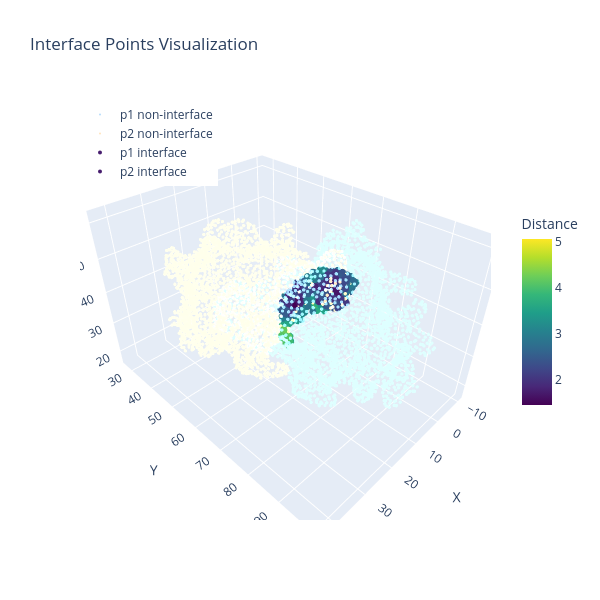

The cell this chart's notebook holds for it:
### Code cell
# Make a 3D plotly plot of the interface points, color non-interface points grey, interface points according to interface_points["distance"]
fig = go.Figure()

# Define pale distinguishable colors for non-Viridis interface points
p1_pale_color = 'rgba(144, 202, 249, 0.65)'  # pale blue
p2_pale_color = 'rgba(255, 213, 153, 0.65)'  # pale orange

# Plot p1 non-interface points (grey)
fig.add_trace(go.Scatter3d(
    x=p1_coords[p1_non_interface_indices, 0],
    y=p1_coords[p1_non_interface_indices, 1],
    z=p1_coords[p1_non_interface_indices, 2],
    mode='markers',
    marker=dict(color=p1_pale_color, size=2),
    name='p1 non-interface'
))

# Plot p2 non-interface points (grey)
fig.add_trace(go.Scatter3d(
    x=p2_coords[p2_non_interface_indices, 0],
    y=p2_coords[p2_non_interface_indices, 1],
    z=p2_coords[p2_non_interface_indices, 2],
    mode='markers',
    marker=dict(color=p2_pale_color, size=2),
    name='p2 non-interface'
))

# Plot p1 interface points colored by distance, with a colorbar legend
fig.add_trace(go.Scatter3d(
    x=p1_coords[p1_interface_indices, 0],
    y=p1_coords[p1_interface_indices, 1],
    z=p1_coords[p1_interface_indices, 2],
    mode='markers',
    marker=dict(
        color=interface_points["distance"],
        size=4,
        colorbar=dict(
            title="Distance",
            len=0.5,
            x=1.05  # slight offset to the right
        ),
        colorscale='Viridis',
        showscale=True
    ),
    name='p1 interface'
))

# Plot p2 interface points colored by distance, colorbar will only show once due to Plotly's design
fig.add_trace(go.Scatter3d(
    x=p2_coords[p2_interface_indices, 0],
    y=p2_coords[p2_interface_indices, 1],
    z=p2_coords[p2_interface_indices, 2],
    mode='markers',
    marker=dict(
        color=interface_points["distance"],
        size=4,
        colorscale='Viridis',
        showscale=False  # Do not show colorbar again
    ),
    name='p2 interface'
))

fig.update_layout(
    scene=dict(
        xaxis_title='X',
        yaxis_title='Y',
        zaxis_title='Z',
    ),
    title="Interface Points Visualization",
    legend=dict(x=0, y=1),
    width=600,
    height=600
)

fig.show()

### Figure 1 — Plotly figure (JSON) as saved in the notebook; plotly's stock layout.template omitted (floating-point values rounded to 4 significant figures; data arrays with more than 128 entries replaced by an {"elided": "..."} marker saying what was removed)
{"data": [{"marker": {"color": "rgba(144, 202, 249, 0.65)", "size": 2}, "mode": "markers", "name": "p1 non-interface", "type": "scatter3d", "x": {"elided": "3059 float values"}, "y": {"elided": "3059 float values"}, "z": {"elided": "3059 float values"}}, {"marker": {"color": "rgba(255, 213, 153, 0.65)", "size": 2}, "mode": "markers", "name": "p2 non-interface", "type": "scatter3d", "x": {"elided": "3098 float values"}, "y": {"elided": "3098 float values"}, "z": {"elided": "3098 float values"}}, {"marker": {"color": {"elided": "196 float values"}, "colorbar": {"len": 0.5, "title": {"text": "Distance"}, "x": 1.05}, "colorscale": [[0, "#440154"], [0.1111, "#482878"], [0.2222, "#3e4989"], [0.3333, "#31688e"], [0.4444, "#26828e"], [0.5556, "#1f9e89"], [0.6667, "#35b779"], [0.7778, "#6ece58"], [0.8889, "#b5de2b"], [1, "#fde725"]], "showscale": true, "size": 4}, "mode": "markers", "name": "p1 interface", "type": "scatter3d", "x": {"elided": "196 float values"}, "y": {"elided": "196 float values"}, "z": {"elided": "196 float values"}}, {"marker": {"color": {"elided": "196 float values"}, "colorscale": [[0, "#440154"], [0.1111, "#482878"], [0.2222, "#3e4989"], [0.3333, "#31688e"], [0.4444, "#26828e"], [0.5556, "#1f9e89"], [0.6667, "#35b779"], [0.7778, "#6ece58"], [0.8889, "#b5de2b"], [1, "#fde725"]], "showscale": false, "size": 4}, "mode": "markers", "name": "p2 interface", "type": "scatter3d", "x": {"elided": "196 float values"}, "y": {"elided": "196 float values"}, "z": {"elided": "196 float values"}}], "layout": {"height": 600, "legend": {"x": 0, "y": 1}, "scene": {"xaxis": {"title": {"text": "X"}}, "yaxis": {"title": {"text": "Y"}}, "zaxis": {"title": {"text": "Z"}}}, "title": {"text": "Interface Points Visualization"}, "width": 600}}
